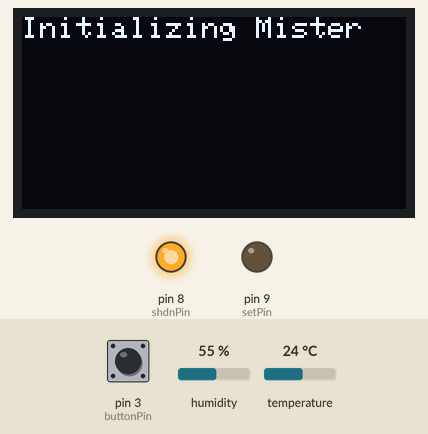
The sketch below on a simulated Arduino Uno, built with avr-gcc and run on an emulated ATmega328P. Parts: 128×64 one-colour display, output pins drawn as LEDs (lit = HIGH). The inputs (shaded band) are chosen by the test bench; at power-on: temperature 24 °C, pin 3 (buttonPin) HIGH, humidity 55 %. The display library's start-up logo is not drawn; pins used as bus, display or sensor lines are not drawn; what the sketch prints to the serial monitor is not drawn.

Above: at 3.1 s.
At 8.3 s:
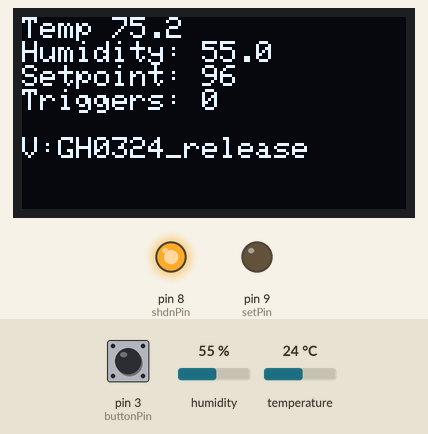
8.4 s: temperature set to 34 °C
At 18.1 s:
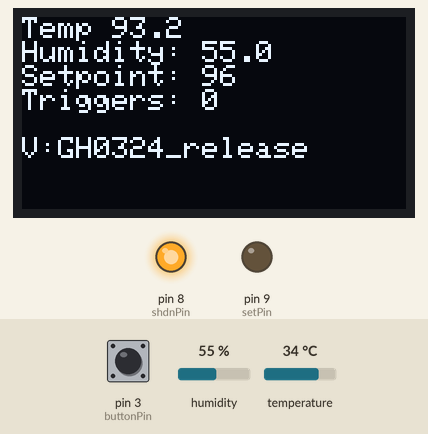
18.7 s: temperature set to 37 °C
At 32.3 s:
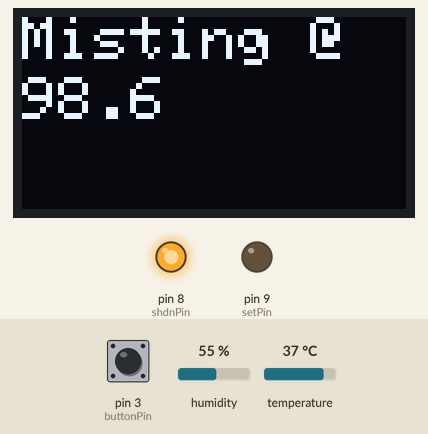
Timing chart, 0 to 33.8 s (numbered marks = the images above; inputs shaded):
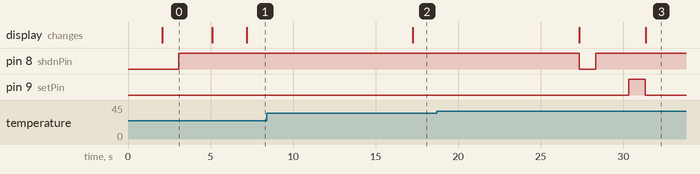

The sketch:

GH0625_release.ino
```cpp
//JLO Notes

// 053114 Changed the threshold temperature to 85 degrees and cleaned up some comments.
// 050519 Updated temp threshold...deleted some commented garbage
// ADA OLED was being annoying so updated to .96" OLED
// 0324 updated OLED component.. changed button to pin 3

//Pins
//2 Sensor1
//3 Button
//4 Sensor 2
//6 serial LCD
//7 settings button
//8 shdown for the voltage booseter
//9 valve on pin
//10 DAQ pin
//11 valve off pin
// SCL and SDA for the OLED

//Libraries---------------------------------------------

//OLED-------

#include <SPI.h>
#include <Wire.h>
#include <Adafruit_GFX.h>
#include <Adafruit_SSD1306.h>

#define SCREEN_WIDTH 128 // OLED display width, in pixels
#define SCREEN_HEIGHT 64 // OLED display height, in pixels

// Declaration for an SSD1306 display connected to I2C (SDA, SCL pins)
#define OLED_RESET     4 // Reset pin # (or -1 if sharing Arduino reset pin)
#define SCREEN_ADDRESS 0x3C ///< See datasheet for Address; 0x3D for 128x64, 0x3C for 128x32
Adafruit_SSD1306 display(SCREEN_WIDTH, SCREEN_HEIGHT, &Wire, OLED_RESET);

#define LOGO_HEIGHT   16
#define LOGO_WIDTH    16
static const unsigned char PROGMEM logo_bmp[] =
{ B00000000, B11000000,
  B00000001, B11000000,
  B00000001, B11000000,
  B00000011, B11100000,
  B11110011, B11100000,
  B11111110, B11111000,
  B01111110, B11111111,
  B00110011, B10011111,
  B00011111, B11111100,
  B00001101, B01110000,
  B00011011, B10100000,
  B00111111, B11100000,
  B00111111, B11110000,
  B01111100, B11110000,
  B01110000, B01110000,
  B00000000, B00110000 };

//------------------------------------


//DHT------------
#include "DHT.h"              //dht library
#define DHTPIN 2
#define DHTTYPE DHT11
DHT dht(DHTPIN, DHTTYPE);
//-------------------------


//#include <SoftwareSerial.h>      //for the LCD
//SoftwareSerial mySerial = SoftwareSerial(255, TxPin);
#include <Wire.h>


int setPin = 9;                    //valve open
int resetPin = 11;                 //valve close
int shdnPin = 8;                  //booster pin
int triggers = 0;                //count the # of valve openings
int setpoint = 96;              // temp threshold 95 and 96 not bad here
const int buttonPin = 3;     // the number of the pushbutton pin
int buttonState = 0;      // variable for reading the pushbutton status

// subs---------------------------------------
void boosterOff()
{
  digitalWrite(shdnPin, HIGH);
}

void boosterOn()
{
  digitalWrite(shdnPin, LOW);
}

void setup()
{

  Serial.begin(9600);


attachInterrupt(digitalPinToInterrupt(buttonPin),tempcounter,FALLING);

//OLED Code-------------------

// SSD1306_SWITCHCAPVCC = generate display voltage from 3.3V internally
  if(!display.begin(SSD1306_SWITCHCAPVCC, 0x3C)) { // Address 0x3D for 128x64
    Serial.println(F("SSD1306 allocation failed"));
    for(;;); // Don't proceed, loop forever
  }

// Show initial display buffer contents on the screen --
  // the library initializes this with an Adafruit splash screen.
  display.display();
  delay(2000); // Pause for 2 seconds

  // Clear the buffer
  display.clearDisplay();


//DHT11 initialization-----------------------------------

  dht.begin();

//Pinmodes--------------------------


  pinMode(setPin, OUTPUT);    //valve on
  pinMode(resetPin, OUTPUT);  //valve off
  pinMode(shdnPin, OUTPUT);   //booster pin
  pinMode(buttonPin, INPUT);   //button pin


//Cycle Valve to low so the DHT11 is not noisy----------------------

  display.clearDisplay();
  display.setTextSize(1);      // Normal 1:1 pixel scale
  display.setTextColor(SSD1306_WHITE); // Draw white text
  display.setCursor(0, 0);     // Start at top-left corner
  display.println("Initializing Mister");
  display.display();

 boosterOn();
  delay (1000);
  boosterOff();
  delay (2000);

  display.print("Closing Valve");     //let the user know
  display.display();

  digitalWrite(resetPin, HIGH);
  delay(1000);
  digitalWrite(resetPin, LOW);
  delay(1000);
//-----------------------------------------

}

void loop(){


//Get sensor data--------------------------------------


 float temp = dht.readTemperature(true);
 float h = dht.readHumidity();

  Serial.print("Setpoint: ");
  Serial.println(setpoint);

  Serial.print("Humidity (%): ");
  Serial.println(h, DEC);

  Serial.print("Temperature °F): ");
  Serial.println(temp, DEC);


//Convert data to text that OLED can read--------

    char temp_buff[5]; char hum_buff[5];
    char temp_disp_buff[11] = "Temp:";
    char hum_disp_buff[11] = "Hum:";

    // appending temp/hum to buffers
    dtostrf(temp,2,1,temp_buff);
    strcat(temp_disp_buff,temp_buff);
    dtostrf(h,2,1,hum_buff);
    strcat(hum_disp_buff,hum_buff);

 //Write to OLED---------------------------------
 //Temp, humidity, setpoint, and triggers

  display.clearDisplay();
  display.setTextSize(1);
  display.setTextColor(SSD1306_WHITE);
  display.setCursor(0, 0);
  display.print("Temp ");
  display.println(temp_buff);
  display.print("Humidity: ");
  display.println(hum_buff);
  display.print("Setpoint: ");
  display.println(setpoint);
  display.print("Triggers: ");
  display.println(triggers);
  display.println();
  display.print("V:GH0324_release");
  display.display();


//Compare temp value and trigger valve------------------------------------------------

if ((temp)>setpoint){


  boosterOn();
  delay (1000);
  boosterOff();
  delay (2000);

  Serial.println("Cooling");        //Let the user know
  digitalWrite(setPin, HIGH);
  delay(1000);
  digitalWrite(setPin, LOW);

  //Write Misting Screen-------------------

  display.clearDisplay();
  display.setTextSize(2);
  display.setTextColor(SSD1306_WHITE);
  display.setCursor(0, 0);
  display.write("Misting @");
  display.setCursor(0, 20);     //Go down a line
  display.write(temp_buff);     //Show the temp that triggered it
  display.display();

  delay(180000);                //water for 3 minutes,180,000 ms

  boosterOn();                // Shut-er down
  delay (1000);
  boosterOff();
  delay (2000);

  digitalWrite(resetPin, HIGH);
  delay(1000);
  digitalWrite(resetPin, LOW);
  delay(1000);

  triggers=triggers+1;        //count number of triggers
}

else {
      //digitalWrite(ledpin,LOW);
    }

if (triggers>100){
  triggers=0;
}

  delay(10000);            //time between reads: 10000=10 sec


}


void tempcounter(){
Serial.print("Button pressed");
 // Set temp with button-----------------
 // buttonState = digitalRead(buttonPin);
  //if (buttonState == HIGH) {
    setpoint=setpoint +1;
    // }

 // Look for button to set the temp

  if (setpoint> 100){
    setpoint =92;
  }

  /*
   *
  //write new setting
  display.clearDisplay();
  display.setTextSize(2);
  display.setCursor(0, 0);
  display.write("New Setting");
  display.write(setpoint);
  display.display();
  */
}
```

Measured:
- the behaviour switches between 35 and 36 °C on temperature (found by bisection; images 2 and 3)
- after the input at 8.4 s, the display: changes after 8.9 s (image 2)
- after the input at 18.7 s, pin 8 (shdnPin): HIGH → LOW after 8.6 s, → HIGH 1.0 s later; pin 9 (setPin): LOW → HIGH after 11.6 s, → LOW 1.0 s later; the display: first changes after 8.6 s (image 3 shows a later state)
- what the display in image 0 shows lasts 3.0 s, from 2.1 s to 5.1 s
